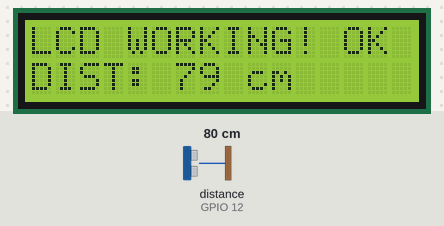
Simulated run of this sketch. Board: ESP32. On the bench: 16×2 character LCD. Wiring (inferred from the names in the program): ultrasonic range finder: trigger GPIO 14; echo GPIO 12. The test bench sets the inputs (shaded band); at power-on: distance to the obstacle (sensor on GPIO 12) 80 cm. The echo pulse lasts 58.3 µs per cm; what the sketch prints to the serial monitor is not drawn.

Above: at 2.4 s.
2.5 s: distance to the obstacle (sensor on GPIO 12) set to 2 cm
At 3.7 s:
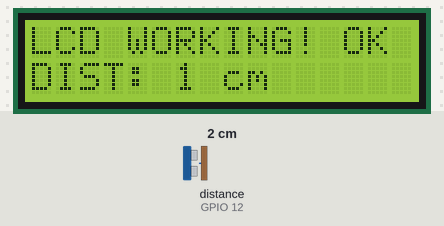
4.5 s: distance to the obstacle (sensor on GPIO 12) set to 4 cm
At 5.6 s:
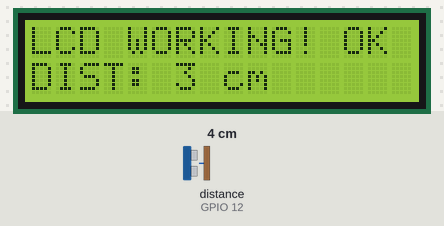
6.4 s: distance to the obstacle (sensor on GPIO 12) set to 9 cm
At 7.5 s:
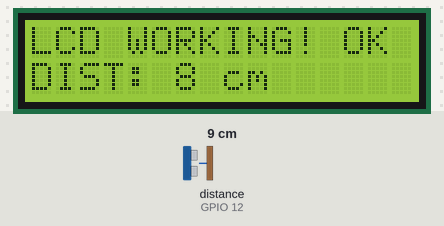
Timing chart, 0 to 9.4 s (numbered marks = the images above; inputs shaded):
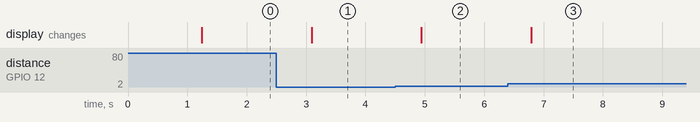

Measured:
- after the input at 2.5 s, the display: changes after 0.60 s (image 1)
- after the input at 4.5 s, the display: changes after 0.44 s (image 2)
- after the input at 6.4 s, the display: changes after 0.39 s (image 3)

The sketch:

test_lcd_and_ultrasonic.ino
```cpp
/*
 =========================================================================
 🔬 HARDWARE DIAGNOSTIC TEST: 16x2 I2C LCD & HC-SR04 ULTRASONIC SENSOR
 =========================================================================
 Upload this sketch to immediately find:
   1. The EXACT I2C address of your LCD (0x27, 0x3F, or others).
   2. Whether your HC-SR04 ultrasonic sensor is receiving 5V power and returning echo pulses.
 =========================================================================
*/

#include <Wire.h>
#include <LiquidCrystal_I2C.h>

#define I2C_SDA_PIN 21
#define I2C_SCL_PIN 22

#define TRIG_PIN 14
#define ECHO_PIN 12

LiquidCrystal_I2C* lcd = nullptr;
byte detectedAddress = 0;

void setup() {
  Serial.begin(115200);
  delay(1000);

  Serial.println("\n" + String('=', 65));
  Serial.println("🔍 STARTING LCD & ULTRASONIC HARDWARE DIAGNOSTIC SCAN");
  Serial.println(String('=', 65));

  // 1. Configure Ultrasonic Pins
  pinMode(TRIG_PIN, OUTPUT);
  pinMode(ECHO_PIN, INPUT);
  digitalWrite(TRIG_PIN, LOW);

  // 2. Initialize I2C Bus on GPIO 21 & 22
  Wire.begin(I2C_SDA_PIN, I2C_SCL_PIN);
  delay(100);

  // 3. Scan all 127 I2C Addresses
  Serial.println("\n[1/2] Scanning I2C Bus on SDA(GPIO 21) & SCL(GPIO 22)...");
  int devicesFound = 0;

  for (byte address = 1; address < 127; address++) {
    Wire.beginTransmission(address);
    byte error = Wire.endTransmission();

    if (error == 0) {
      Serial.print("  ✅ I2C DEVICE FOUND at address: 0x");
      if (address < 16) Serial.print("0");
      Serial.print(address, HEX);

      if (address == 0x27 || address == 0x3F) {
        Serial.println(" <-- Standard 16x2 LCD backpack!");
        detectedAddress = address;
      } else {
        Serial.println();
      }
      devicesFound++;
    }
  }

  if (devicesFound == 0) {
    Serial.println("  ❌ NO I2C DEVICES DETECTED!");
    Serial.println("  --> Check 1: Is LCD VCC connected to VIN (5V)? (Not 3.3V!)");
    Serial.println("  --> Check 2: Is LCD GND connected to ESP32 GND?");
    Serial.println("  --> Check 3: Is SDA connected to GPIO 21?");
    Serial.println("  --> Check 4: Is SCL connected to GPIO 22?");
  } else if (detectedAddress != 0) {
    Serial.print("\n[SUCCESS] Initializing LCD at address 0x");
    Serial.println(detectedAddress, HEX);

    lcd = new LiquidCrystal_I2C(detectedAddress, 16, 2);
    lcd->init();
    lcd->backlight();
    lcd->clear();
    lcd->setCursor(0, 0);
    lcd->print("LCD WORKING! OK");
    lcd->setCursor(0, 1);
    lcd->print("ADDR: 0x" + String(detectedAddress, HEX));

    Serial.println("  ✅ Text sent to LCD!");
    Serial.println("  💡 TIP: If screen has light but no letters, turn the BLUE CONTRAST screw on the back!");
  }

  Serial.println("\n[2/2] Starting Continuous Ultrasonic Distance Reading...\n");
}

void loop() {
  // Trigger HC-SR04 pulse
  digitalWrite(TRIG_PIN, LOW);
  delayMicroseconds(4);
  digitalWrite(TRIG_PIN, HIGH);
  delayMicroseconds(10);
  digitalWrite(TRIG_PIN, LOW);

  // Measure Echo pulse (40ms timeout)
  long duration = pulseIn(ECHO_PIN, HIGH, 40000);

  if (duration == 0) {
    Serial.println("📏 ULTRASONIC: TIMEOUT / NO ECHO");
    Serial.println("   --> Check 1: Is HC-SR04 VCC connected to VIN (5V)? (3.3V will NOT work!)");
    Serial.println("   --> Check 2: Is TRIG wired to GPIO 14?");
    Serial.println("   --> Check 3: Is ECHO wired to GPIO 12?");

    if (lcd && detectedAddress != 0) {
      lcd->setCursor(0, 1);
      lcd->print("DIST: NO ECHO   ");
    }
  } else {
    long distance = duration * 0.034 / 2;
    Serial.print("📏 ULTRASONIC DISTANCE: ");
    Serial.print(distance);
    Serial.print(" cm  (Pulse Duration: ");
    Serial.print(duration);
    Serial.println(" us)");

    if (lcd && detectedAddress != 0) {
      lcd->setCursor(0, 1);
      lcd->print("DIST: " + String(distance) + " cm     ");
    }
  }

  delay(600);
}
```
